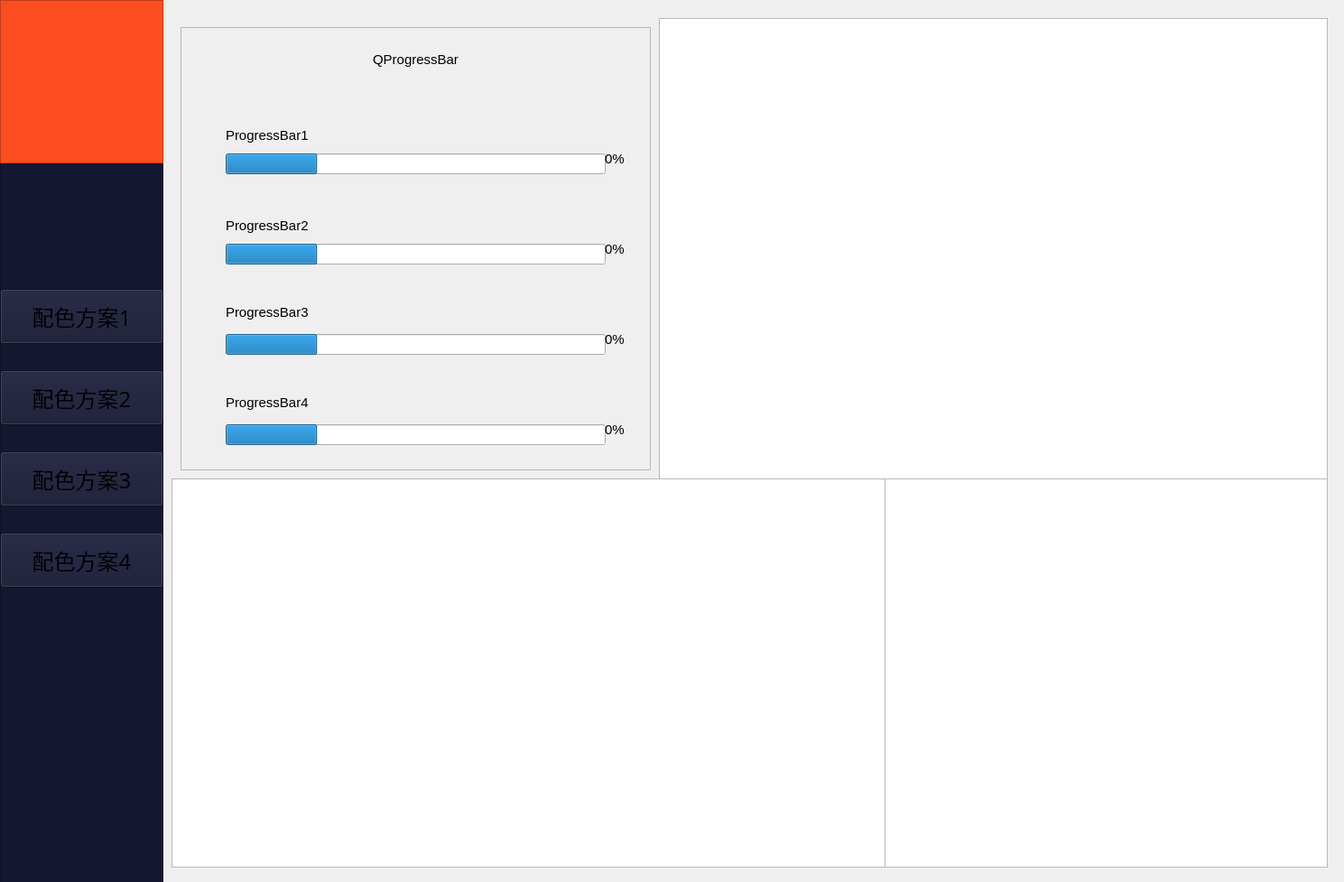
<?xml version="1.0" encoding="UTF-8"?>
<ui version="4.0">
 <class>Widget</class>
 <widget class="QWidget" name="Widget">
  <property name="geometry">
   <rect>
    <x>0</x>
    <y>0</y>
    <width>1489</width>
    <height>977</height>
   </rect>
  </property>
  <property name="windowTitle">
   <string>Widget</string>
  </property>
  <property name="styleSheet">
   <string notr="true"/>
  </property>
  <widget class="QChartView" name="graphicsView_pie">
   <property name="geometry">
    <rect>
     <x>980</x>
     <y>530</y>
     <width>491</width>
     <height>431</height>
    </rect>
   </property>
  </widget>
  <widget class="QChartView" name="graphicsView_bar">
   <property name="geometry">
    <rect>
     <x>730</x>
     <y>20</y>
     <width>741</width>
     <height>511</height>
    </rect>
   </property>
   <property name="styleSheet">
    <string notr="true"/>
   </property>
  </widget>
  <widget class="QFrame" name="frame">
   <property name="geometry">
    <rect>
     <x>200</x>
     <y>30</y>
     <width>521</width>
     <height>491</height>
    </rect>
   </property>
   <property name="styleSheet">
    <string notr="true"/>
   </property>
   <property name="frameShape">
    <enum>QFrame::StyledPanel</enum>
   </property>
   <property name="frameShadow">
    <enum>QFrame::Raised</enum>
   </property>
   <widget class="QProgressBar" name="progressBar_4">
    <property name="geometry">
     <rect>
      <x>50</x>
      <y>440</y>
      <width>421</width>
      <height>23</height>
     </rect>
    </property>
    <property name="value">
     <number>24</number>
    </property>
    <property name="textVisible">
     <bool>false</bool>
    </property>
   </widget>
   <widget class="QProgressBar" name="progressBar_2">
    <property name="geometry">
     <rect>
      <x>50</x>
      <y>240</y>
      <width>421</width>
      <height>23</height>
     </rect>
    </property>
    <property name="value">
     <number>24</number>
    </property>
    <property name="textVisible">
     <bool>false</bool>
    </property>
   </widget>
   <widget class="QProgressBar" name="progressBar_3">
    <property name="geometry">
     <rect>
      <x>50</x>
      <y>340</y>
      <width>421</width>
      <height>23</height>
     </rect>
    </property>
    <property name="value">
     <number>24</number>
    </property>
    <property name="textVisible">
     <bool>false</bool>
    </property>
   </widget>
   <widget class="QProgressBar" name="progressBar_1">
    <property name="geometry">
     <rect>
      <x>50</x>
      <y>140</y>
      <width>421</width>
      <height>23</height>
     </rect>
    </property>
    <property name="value">
     <number>24</number>
    </property>
    <property name="textVisible">
     <bool>false</bool>
    </property>
   </widget>
   <widget class="QLabel" name="label_1">
    <property name="geometry">
     <rect>
      <x>470</x>
      <y>130</y>
      <width>51</width>
      <height>31</height>
     </rect>
    </property>
    <property name="font">
     <font>
      <family>Arial</family>
      <pointsize>11</pointsize>
     </font>
    </property>
    <property name="text">
     <string>0%</string>
    </property>
   </widget>
   <widget class="QLabel" name="label_name_1">
    <property name="geometry">
     <rect>
      <x>50</x>
      <y>104</y>
      <width>201</width>
      <height>31</height>
     </rect>
    </property>
    <property name="font">
     <font>
      <family>Arial</family>
      <pointsize>11</pointsize>
     </font>
    </property>
    <property name="text">
     <string>ProgressBar1</string>
    </property>
   </widget>
   <widget class="QLabel" name="label_name_2">
    <property name="geometry">
     <rect>
      <x>50</x>
      <y>204</y>
      <width>151</width>
      <height>31</height>
     </rect>
    </property>
    <property name="font">
     <font>
      <family>Arial</family>
      <pointsize>11</pointsize>
     </font>
    </property>
    <property name="text">
     <string>ProgressBar2</string>
    </property>
   </widget>
   <widget class="QLabel" name="label_name_3">
    <property name="geometry">
     <rect>
      <x>50</x>
      <y>295</y>
      <width>151</width>
      <height>41</height>
     </rect>
    </property>
    <property name="font">
     <font>
      <family>Arial</family>
      <pointsize>11</pointsize>
     </font>
    </property>
    <property name="text">
     <string>ProgressBar3</string>
    </property>
   </widget>
   <widget class="QLabel" name="label_name_4">
    <property name="geometry">
     <rect>
      <x>50</x>
      <y>395</y>
      <width>171</width>
      <height>41</height>
     </rect>
    </property>
    <property name="font">
     <font>
      <family>Arial</family>
      <pointsize>11</pointsize>
     </font>
    </property>
    <property name="text">
     <string>ProgressBar4</string>
    </property>
   </widget>
   <widget class="QLabel" name="label_2">
    <property name="geometry">
     <rect>
      <x>470</x>
      <y>230</y>
      <width>51</width>
      <height>31</height>
     </rect>
    </property>
    <property name="font">
     <font>
      <family>Arial</family>
      <pointsize>11</pointsize>
     </font>
    </property>
    <property name="text">
     <string>0%</string>
    </property>
   </widget>
   <widget class="QLabel" name="label_3">
    <property name="geometry">
     <rect>
      <x>470</x>
      <y>330</y>
      <width>51</width>
      <height>31</height>
     </rect>
    </property>
    <property name="font">
     <font>
      <family>Arial</family>
      <pointsize>11</pointsize>
     </font>
    </property>
    <property name="text">
     <string>0%</string>
    </property>
   </widget>
   <widget class="QLabel" name="label_4">
    <property name="geometry">
     <rect>
      <x>470</x>
      <y>430</y>
      <width>51</width>
      <height>31</height>
     </rect>
    </property>
    <property name="font">
     <font>
      <family>Arial</family>
      <pointsize>11</pointsize>
     </font>
    </property>
    <property name="text">
     <string>0%</string>
    </property>
   </widget>
   <widget class="QLabel" name="label_name_5">
    <property name="geometry">
     <rect>
      <x>160</x>
      <y>20</y>
      <width>201</width>
      <height>31</height>
     </rect>
    </property>
    <property name="font">
     <font>
      <family>Arial</family>
      <pointsize>11</pointsize>
     </font>
    </property>
    <property name="text">
     <string>QProgressBar</string>
    </property>
    <property name="alignment">
     <set>Qt::AlignCenter</set>
    </property>
   </widget>
  </widget>
  <widget class="QChartView" name="graphicsView_spline">
   <property name="geometry">
    <rect>
     <x>190</x>
     <y>530</y>
     <width>791</width>
     <height>431</height>
    </rect>
   </property>
  </widget>
  <widget class="QFrame" name="frame_lefttop">
   <property name="geometry">
    <rect>
     <x>0</x>
     <y>0</y>
     <width>181</width>
     <height>181</height>
    </rect>
   </property>
   <property name="styleSheet">
    <string notr="true">background-color: rgb(252,77,32);</string>
   </property>
   <property name="frameShape">
    <enum>QFrame::StyledPanel</enum>
   </property>
   <property name="frameShadow">
    <enum>QFrame::Raised</enum>
   </property>
   <layout class="QGridLayout" name="gridLayout"/>
  </widget>
  <widget class="QFrame" name="frame_left">
   <property name="geometry">
    <rect>
     <x>0</x>
     <y>0</y>
     <width>181</width>
     <height>981</height>
    </rect>
   </property>
   <property name="styleSheet">
    <string notr="true">background-color: rgb(21,23,49);</string>
   </property>
   <property name="frameShape">
    <enum>QFrame::StyledPanel</enum>
   </property>
   <property name="frameShadow">
    <enum>QFrame::Raised</enum>
   </property>
   <widget class="QPushButton" name="btn_1">
    <property name="geometry">
     <rect>
      <x>0</x>
      <y>320</y>
      <width>181</width>
      <height>61</height>
     </rect>
    </property>
    <property name="font">
     <font>
      <family>华文细黑</family>
      <pointsize>18</pointsize>
     </font>
    </property>
    <property name="text">
     <string>配色方案1</string>
    </property>
   </widget>
   <widget class="QPushButton" name="btn_2">
    <property name="geometry">
     <rect>
      <x>0</x>
      <y>410</y>
      <width>181</width>
      <height>61</height>
     </rect>
    </property>
    <property name="font">
     <font>
      <family>华文细黑</family>
      <pointsize>18</pointsize>
     </font>
    </property>
    <property name="text">
     <string>配色方案2</string>
    </property>
   </widget>
   <widget class="QPushButton" name="btn_3">
    <property name="geometry">
     <rect>
      <x>0</x>
      <y>500</y>
      <width>181</width>
      <height>61</height>
     </rect>
    </property>
    <property name="font">
     <font>
      <family>华文细黑</family>
      <pointsize>18</pointsize>
     </font>
    </property>
    <property name="text">
     <string>配色方案3</string>
    </property>
   </widget>
   <widget class="QPushButton" name="btn_4">
    <property name="geometry">
     <rect>
      <x>0</x>
      <y>590</y>
      <width>181</width>
      <height>61</height>
     </rect>
    </property>
    <property name="font">
     <font>
      <family>华文细黑</family>
      <pointsize>18</pointsize>
     </font>
    </property>
    <property name="text">
     <string>配色方案4</string>
    </property>
   </widget>
  </widget>
  <zorder>frame_left</zorder>
  <zorder>graphicsView_pie</zorder>
  <zorder>graphicsView_bar</zorder>
  <zorder>frame</zorder>
  <zorder>graphicsView_spline</zorder>
  <zorder>frame_lefttop</zorder>
 </widget>
 <layoutdefault spacing="6" margin="11"/>
 <customwidgets>
  <customwidget>
   <class>QChartView</class>
   <extends>QGraphicsView</extends>
   <header location="global">qchartview.h</header>
  </customwidget>
 </customwidgets>
 <resources/>
 <connections/>
</ui>
